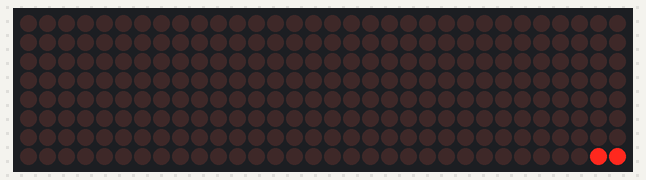
Simulated run of this sketch. Board: Arduino Uno, built with avr-gcc and run on an emulated ATmega328P. Parts: 32×8 LED matrix.

Above: at 0.25 s.
At 0.75 s:
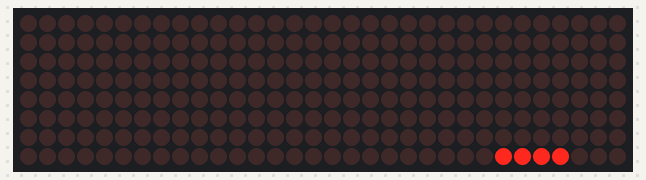
At 1.25 s:
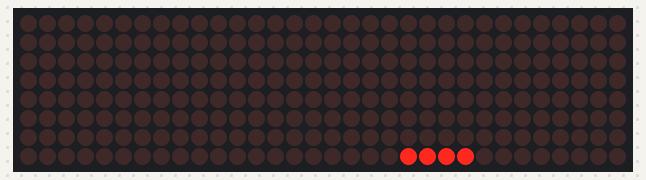
At 2.15 s:
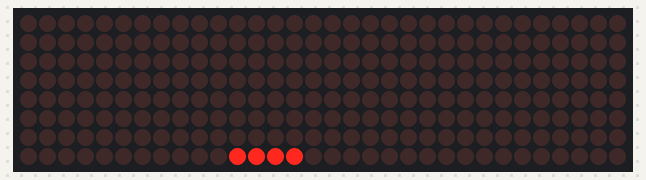
At 3.05 s:
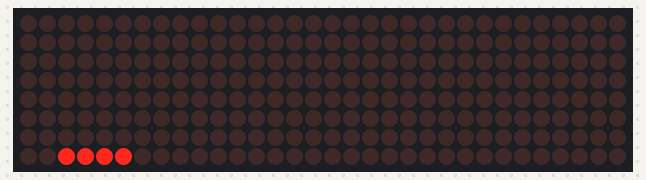
At 4.05 s:
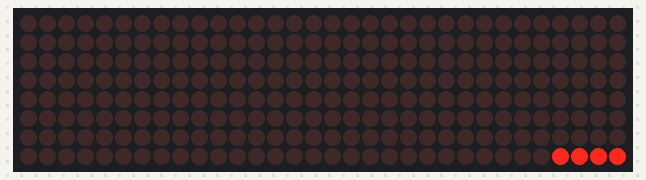

The sketch:

MAX7219_2.ino
```cpp
#include <MD_Parola.h>
#include <MD_MAX72xx.h>
#include <SPI.h>

#define HARDWARE_TYPE MD_MAX72XX::FC16_HW
//#define HARDWARE_TYPE MD_MAX72XX::GENERIC_HW

#define MAX_DEVICES 4
#define CS_PIN 10

MD_Parola myDisplay = MD_Parola(HARDWARE_TYPE, CS_PIN, MAX_DEVICES);

void setup() {

  myDisplay.begin();
  myDisplay.setIntensity(4);
  myDisplay.displayClear();
  myDisplay.displayScroll("_", PA_CENTER, PA_SCROLL_LEFT, 100);
}

void loop() {
  if (myDisplay.displayAnimate()) {
    myDisplay.displayReset();
  }
}
```

Measured:
- by itself, everything shown: repeats every 3.6 s, in 36 steps
